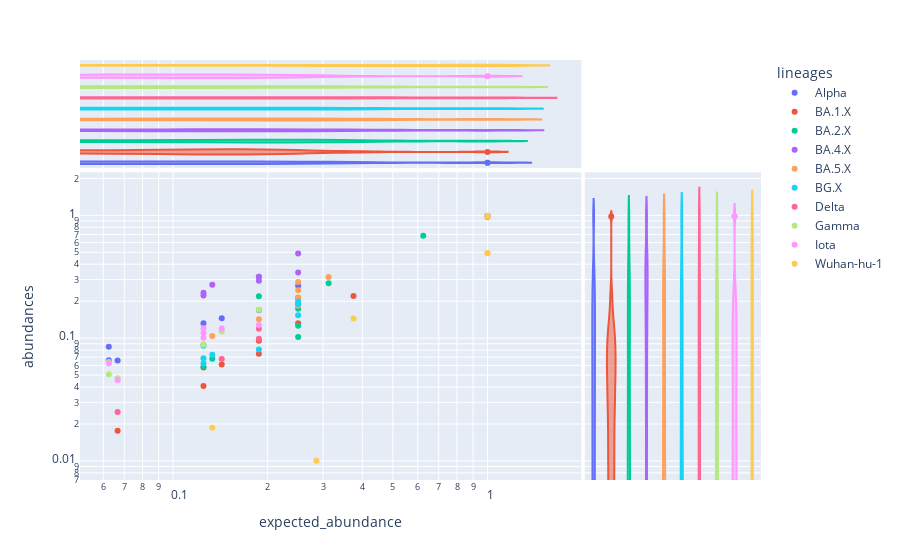

Here is the notebook cell this chart was saved with:
### Code cell
px.scatter(df, x="expected_abundance", 
           y="abundances", 
        #    y="percent_of_expected", 
           color="lineages", 
         #   color=None, 
           hover_name="Sample name",
           marginal_y='violin',
           marginal_x='violin',
           log_x=True,
           log_y=True,
           )

### Figure 1 — Plotly figure (JSON) as saved in the notebook; plotly's stock layout.template omitted (floating-point values rounded to 4 significant figures)
{"data": [{"hovertemplate": "<b>%{hovertext}</b><br><br>lineages=Alpha<br>expected_abundance=%{x}<br>abundances=%{y}<extra></extra>", "hovertext": ["0adgio1", "0adgio1-2", "0adgio1o2o3o4o5", "0agio1o2", "0aio1o2o3o4o5", "a", "a-2", "adgio1o2o3", "agio3o4o5"], "legendgroup": "Alpha", "marker": {"color": "#636efa", "symbol": "circle"}, "mode": "markers", "name": "Alpha", "orientation": "v", "showlegend": true, "type": "scatter", "x": [0.25, 0.1429, 0.06667, 0.0625, 0.125, 1, 1, 0.0625, 0.1875], "xaxis": "x", "y": [0.267, 0.1454, 0.06574, 0.06598, 0.1321, 0.9879, 0.989, 0.08493, 0.1695], "yaxis": "y"}, {"alignmentgroup": "True", "hovertemplate": "<b>%{hovertext}</b><br><br>lineages=Alpha<br>expected_abundance=%{x}<extra></extra>", "hovertext": ["0adgio1", "0adgio1-2", "0adgio1o2o3o4o5", "0agio1o2", "0aio1o2o3o4o5", "a", "a-2", "adgio1o2o3", "agio3o4o5"], "legendgroup": "Alpha", "marker": {"color": "#636efa", "symbol": "circle"}, "name": "Alpha", "offsetgroup": "Alpha", "scalegroup": "x", "showlegend": false, "type": "violin", "x": [0.25, 0.1429, 0.06667, 0.0625, 0.125, 1, 1, 0.0625, 0.1875], "xaxis": "x3", "yaxis": "y3"}, {"alignmentgroup": "True", "hovertemplate": "<b>%{hovertext}</b><br><br>lineages=Alpha<br>abundances=%{y}<extra></extra>", "hovertext": ["0adgio1", "0adgio1-2", "0adgio1o2o3o4o5", "0agio1o2", "0aio1o2o3o4o5", "a", "a-2", "adgio1o2o3", "agio3o4o5"], "legendgroup": "Alpha", "marker": {"color": "#636efa", "symbol": "circle"}, "name": "Alpha", "offsetgroup": "Alpha", "scalegroup": "y", "showlegend": false, "type": "violin", "xaxis": "x2", "y": [0.267, 0.1454, 0.06574, 0.06598, 0.1321, 0.9879, 0.989, 0.08493, 0.1695], "yaxis": "y2"}, {"hovertemplate": "<b>%{hovertext}</b><br><br>lineages=BA.1.X<br>expected_abundance=%{x}<br>abundances=%{y}<extra></extra>", "hovertext": ["0adgio1", "0adgio1-2", "0adgio1o2o3o4o5", "0agio1o2", "0aio1o2o3o4o5", "adgio1o2o3", "o1-2", "o1o2", "o1o2o3o4o5"], "legendgroup": "BA.1.X", "marker": {"color": "#EF553B", "symbol": "circle"}, "mode": "markers", "name": "BA.1.X", "orientation": "v", "showlegend": true, "type": "scatter", "x": [0.125, 0.1429, 0.06667, 0.1875, 0.125, 0.1875, 1, 0.375, 0.25], "xaxis": "x", "y": [0.05772, 0.06092, 0.01758, 0.07464, 0.04083, 0.09521, 0.9806, 0.2204, 0.132], "yaxis": "y"}, {"alignmentgroup": "True", "hovertemplate": "<b>%{hovertext}</b><br><br>lineages=BA.1.X<br>expected_abundance=%{x}<extra></extra>", "hovertext": ["0adgio1", "0adgio1-2", "0adgio1o2o3o4o5", "0agio1o2", "0aio1o2o3o4o5", "adgio1o2o3", "o1-2", "o1o2", "o1o2o3o4o5"], "legendgroup": "BA.1.X", "marker": {"color": "#EF553B", "symbol": "circle"}, "name": "BA.1.X", "offsetgroup": "BA.1.X", "scalegroup": "x", "showlegend": false, "type": "violin", "x": [0.125, 0.1429, 0.06667, 0.1875, 0.125, 0.1875, 1, 0.375, 0.25], "xaxis": "x3", "yaxis": "y3"}, {"alignmentgroup": "True", "hovertemplate": "<b>%{hovertext}</b><br><br>lineages=BA.1.X<br>abundances=%{y}<extra></extra>", "hovertext": ["0adgio1", "0adgio1-2", "0adgio1o2o3o4o5", "0agio1o2", "0aio1o2o3o4o5", "adgio1o2o3", "o1-2", "o1o2", "o1o2o3o4o5"], "legendgroup": "BA.1.X", "marker": {"color": "#EF553B", "symbol": "circle"}, "name": "BA.1.X", "offsetgroup": "BA.1.X", "scalegroup": "y", "showlegend": false, "type": "violin", "xaxis": "x2", "y": [0.05772, 0.06092, 0.01758, 0.07464, 0.04083, 0.09521, 0.9806, 0.2204, 0.132], "yaxis": "y2"}, {"hovertemplate": "<b>%{hovertext}</b><br><br>lineages=BA.2.X<br>expected_abundance=%{x}<br>abundances=%{y}<extra></extra>", "hovertext": ["0adgio1o2o3o4o5", "0agio1o2", "0aio1o2o3o4o5", "adgio1o2o3", "o1o2", "o1o2o3o4o5", "o2-2", "o2-3", "o2o3o4o5", "o2o3o4o5-2", "o2o3o4o5-3"], "legendgroup": "BA.2.X", "marker": {"color": "#00cc96", "symbol": "circle"}, "mode": "markers", "name": "BA.2.X", "orientation": "v", "showlegend": true, "type": "scatter", "x": [0.1333, 0.3125, 0.125, 0.1875, 0.625, 0.25, 1, 1, 0.25, 0.25, 0.25], "xaxis": "x", "y": [0.06781, 0.2799, 0.05813, 0.2195, 0.6837, 0.2135, 0.9746, 0.9743, 0.1262, 0.1733, 0.1021], "yaxis": "y"}, {"alignmentgroup": "True", "hovertemplate": "<b>%{hovertext}</b><br><br>lineages=BA.2.X<br>expected_abundance=%{x}<extra></extra>", "hovertext": ["0adgio1o2o3o4o5", "0agio1o2", "0aio1o2o3o4o5", "adgio1o2o3", "o1o2", "o1o2o3o4o5", "o2-2", "o2-3", "o2o3o4o5", "o2o3o4o5-2", "o2o3o4o5-3"], "legendgroup": "BA.2.X", "marker": {"color": "#00cc96", "symbol": "circle"}, "name": "BA.2.X", "offsetgroup": "BA.2.X", "scalegroup": "x", "showlegend": false, "type": "violin", "x": [0.1333, 0.3125, 0.125, 0.1875, 0.625, 0.25, 1, 1, 0.25, 0.25, 0.25], "xaxis": "x3", "yaxis": "y3"}, {"alignmentgroup": "True", "hovertemplate": "<b>%{hovertext}</b><br><br>lineages=BA.2.X<br>abundances=%{y}<extra></extra>", "hovertext": ["0adgio1o2o3o4o5", "0agio1o2", "0aio1o2o3o4o5", "adgio1o2o3", "o1o2", "o1o2o3o4o5", "o2-2", "o2-3", "o2o3o4o5", "o2o3o4o5-2", "o2o3o4o5-3"], "legendgroup": "BA.2.X", "marker": {"color": "#00cc96", "symbol": "circle"}, "name": "BA.2.X", "offsetgroup": "BA.2.X", "scalegroup": "y", "showlegend": false, "type": "violin", "xaxis": "x2", "y": [0.06781, 0.2799, 0.05813, 0.2195, 0.6837, 0.2135, 0.9746, 0.9743, 0.1262, 0.1733, 0.1021], "yaxis": "y2"}, {"hovertemplate": "<b>%{hovertext}</b><br><br>lineages=BA.4.X<br>expected_abundance=%{x}<br>abundances=%{y}<extra></extra>", "hovertext": ["0adgio1o2o3o4o5", "0aio1o2o3o4o5", "0o5o3o4", "agio3o4o5", "o1o2o3o4o5", "o2o3o4o5", "o2o3o4o5-2", "o2o3o4o5-3", "o4", "o4-2", "o4-3"], "legendgroup": "BA.4.X", "marker": {"color": "#ab63fa", "symbol": "circle"}, "mode": "markers", "name": "BA.4.X", "orientation": "v", "showlegend": true, "type": "scatter", "x": [0.1333, 0.125, 0.1875, 0.1875, 0.125, 0.1875, 0.25, 0.25, 1, 1, 1], "xaxis": "x", "y": [0.2725, 0.2223, 0.2936, 0.3164, 0.2346, 0.3165, 0.3426, 0.4889, 0.9858, 0.9859, 0.9861], "yaxis": "y"}, {"alignmentgroup": "True", "hovertemplate": "<b>%{hovertext}</b><br><br>lineages=BA.4.X<br>expected_abundance=%{x}<extra></extra>", "hovertext": ["0adgio1o2o3o4o5", "0aio1o2o3o4o5", "0o5o3o4", "agio3o4o5", "o1o2o3o4o5", "o2o3o4o5", "o2o3o4o5-2", "o2o3o4o5-3", "o4", "o4-2", "o4-3"], "legendgroup": "BA.4.X", "marker": {"color": "#ab63fa", "symbol": "circle"}, "name": "BA.4.X", "offsetgroup": "BA.4.X", "scalegroup": "x", "showlegend": false, "type": "violin", "x": [0.1333, 0.125, 0.1875, 0.1875, 0.125, 0.1875, 0.25, 0.25, 1, 1, 1], "xaxis": "x3", "yaxis": "y3"}, {"alignmentgroup": "True", "hovertemplate": "<b>%{hovertext}</b><br><br>lineages=BA.4.X<br>abundances=%{y}<extra></extra>", "hovertext": ["0adgio1o2o3o4o5", "0aio1o2o3o4o5", "0o5o3o4", "agio3o4o5", "o1o2o3o4o5", "o2o3o4o5", "o2o3o4o5-2", "o2o3o4o5-3", "o4", "o4-2", "o4-3"], "legendgroup": "BA.4.X", "marker": {"color": "#ab63fa", "symbol": "circle"}, "name": "BA.4.X", "offsetgroup": "BA.4.X", "scalegroup": "y", "showlegend": false, "type": "violin", "xaxis": "x2", "y": [0.2725, 0.2223, 0.2936, 0.3164, 0.2346, 0.3165, 0.3426, 0.4889, 0.9858, 0.9859, 0.9861], "yaxis": "y2"}, {"hovertemplate": "<b>%{hovertext}</b><br><br>lineages=BA.5.X<br>expected_abundance=%{x}<br>abundances=%{y}<extra></extra>", "hovertext": ["0adgio1o2o3o4o5", "0aio1o2o3o4o5", "0o5o3o4", "agio3o4o5", "o1o2o3o4o5", "o2o3o4o5", "o2o3o4o5-2", "o2o3o4o5-3", "o5", "o5-2", "o5-3"], "legendgroup": "BA.5.X", "marker": {"color": "#FFA15A", "symbol": "circle"}, "mode": "markers", "name": "BA.5.X", "orientation": "v", "showlegend": true, "type": "scatter", "x": [0.1333, 0.125, 0.25, 0.1875, 0.25, 0.3125, 0.25, 0.25, 1, 1, 1], "xaxis": "x", "y": [0.1043, 0.08862, 0.184, 0.1425, 0.2862, 0.3146, 0.2457, 0.2144, 0.9767, 0.9848, 0.9873], "yaxis": "y"}, {"alignmentgroup": "True", "hovertemplate": "<b>%{hovertext}</b><br><br>lineages=BA.5.X<br>expected_abundance=%{x}<extra></extra>", "hovertext": ["0adgio1o2o3o4o5", "0aio1o2o3o4o5", "0o5o3o4", "agio3o4o5", "o1o2o3o4o5", "o2o3o4o5", "o2o3o4o5-2", "o2o3o4o5-3", "o5", "o5-2", "o5-3"], "legendgroup": "BA.5.X", "marker": {"color": "#FFA15A", "symbol": "circle"}, "name": "BA.5.X", "offsetgroup": "BA.5.X", "scalegroup": "x", "showlegend": false, "type": "violin", "x": [0.1333, 0.125, 0.25, 0.1875, 0.25, 0.3125, 0.25, 0.25, 1, 1, 1], "xaxis": "x3", "yaxis": "y3"}, {"alignmentgroup": "True", "hovertemplate": "<b>%{hovertext}</b><br><br>lineages=BA.5.X<br>abundances=%{y}<extra></extra>", "hovertext": ["0adgio1o2o3o4o5", "0aio1o2o3o4o5", "0o5o3o4", "agio3o4o5", "o1o2o3o4o5", "o2o3o4o5", "o2o3o4o5-2", "o2o3o4o5-3", "o5", "o5-2", "o5-3"], "legendgroup": "BA.5.X", "marker": {"color": "#FFA15A", "symbol": "circle"}, "name": "BA.5.X", "offsetgroup": "BA.5.X", "scalegroup": "y", "showlegend": false, "type": "violin", "xaxis": "x2", "y": [0.1043, 0.08862, 0.184, 0.1425, 0.2862, 0.3146, 0.2457, 0.2144, 0.9767, 0.9848, 0.9873], "yaxis": "y2"}, {"hovertemplate": "<b>%{hovertext}</b><br><br>lineages=BG.X<br>expected_abundance=%{x}<br>abundances=%{y}<extra></extra>", "hovertext": ["0adgio1o2o3o4o5", "0aio1o2o3o4o5", "0o5o3o4", "adgio1o2o3", "agio3o4o5", "o1o2o3o4o5", "o2o3o4o5", "o2o3o4o5-2", "o2o3o4o5-3", "o3", "o3-2", "o3-3", "o3-4"], "legendgroup": "BG.X", "marker": {"color": "#19d3f3", "symbol": "circle"}, "mode": "markers", "name": "BG.X", "orientation": "v", "showlegend": true, "type": "scatter", "x": [0.1333, 0.125, 0.1875, 0.25, 0.125, 0.125, 0.25, 0.25, 0.25, 1, 1, 1, 1], "xaxis": "x", "y": [0.07328, 0.08688, 0.08075, 0.1896, 0.06849, 0.06217, 0.199, 0.1929, 0.154, 0.9889, 0.9886, 0.9885, 0.9884], "yaxis": "y"}, {"alignmentgroup": "True", "hovertemplate": "<b>%{hovertext}</b><br><br>lineages=BG.X<br>expected_abundance=%{x}<extra></extra>", "hovertext": ["0adgio1o2o3o4o5", "0aio1o2o3o4o5", "0o5o3o4", "adgio1o2o3", "agio3o4o5", "o1o2o3o4o5", "o2o3o4o5", "o2o3o4o5-2", "o2o3o4o5-3", "o3", "o3-2", "o3-3", "o3-4"], "legendgroup": "BG.X", "marker": {"color": "#19d3f3", "symbol": "circle"}, "name": "BG.X", "offsetgroup": "BG.X", "scalegroup": "x", "showlegend": false, "type": "violin", "x": [0.1333, 0.125, 0.1875, 0.25, 0.125, 0.125, 0.25, 0.25, 0.25, 1, 1, 1, 1], "xaxis": "x3", "yaxis": "y3"}, {"alignmentgroup": "True", "hovertemplate": "<b>%{hovertext}</b><br><br>lineages=BG.X<br>abundances=%{y}<extra></extra>", "hovertext": ["0adgio1o2o3o4o5", "0aio1o2o3o4o5", "0o5o3o4", "adgio1o2o3", "agio3o4o5", "o1o2o3o4o5", "o2o3o4o5", "o2o3o4o5-2", "o2o3o4o5-3", "o3", "o3-2", "o3-3", "o3-4"], "legendgroup": "BG.X", "marker": {"color": "#19d3f3", "symbol": "circle"}, "name": "BG.X", "offsetgroup": "BG.X", "scalegroup": "y", "showlegend": false, "type": "violin", "xaxis": "x2", "y": [0.07328, 0.08688, 0.08075, 0.1896, 0.06849, 0.06217, 0.199, 0.1929, 0.154, 0.9889, 0.9886, 0.9885, 0.9884], "yaxis": "y2"}, {"hovertemplate": "<b>%{hovertext}</b><br><br>lineages=Delta<br>expected_abundance=%{x}<br>abundances=%{y}<extra></extra>", "hovertext": ["0adgio1", "0adgio1-2", "0adgio1o2o3o4o5", "adgio1o2o3", "d", "d-2"], "legendgroup": "Delta", "marker": {"color": "#FF6692", "symbol": "circle"}, "mode": "markers", "name": "Delta", "orientation": "v", "showlegend": true, "type": "scatter", "x": [0.1875, 0.1429, 0.06667, 0.1875, 1, 1], "xaxis": "x", "y": [0.09877, 0.06755, 0.02499, 0.1193, 0.9848, 0.9847], "yaxis": "y"}, {"alignmentgroup": "True", "hovertemplate": "<b>%{hovertext}</b><br><br>lineages=Delta<br>expected_abundance=%{x}<extra></extra>", "hovertext": ["0adgio1", "0adgio1-2", "0adgio1o2o3o4o5", "adgio1o2o3", "d", "d-2"], "legendgroup": "Delta", "marker": {"color": "#FF6692", "symbol": "circle"}, "name": "Delta", "offsetgroup": "Delta", "scalegroup": "x", "showlegend": false, "type": "violin", "x": [0.1875, 0.1429, 0.06667, 0.1875, 1, 1], "xaxis": "x3", "yaxis": "y3"}, {"alignmentgroup": "True", "hovertemplate": "<b>%{hovertext}</b><br><br>lineages=Delta<br>abundances=%{y}<extra></extra>", "hovertext": ["0adgio1", "0adgio1-2", "0adgio1o2o3o4o5", "adgio1o2o3", "d", "d-2"], "legendgroup": "Delta", "marker": {"color": "#FF6692", "symbol": "circle"}, "name": "Delta", "offsetgroup": "Delta", "scalegroup": "y", "showlegend": false, "type": "violin", "xaxis": "x2", "y": [0.09877, 0.06755, 0.02499, 0.1193, 0.9848, 0.9847], "yaxis": "y2"}, {"hovertemplate": "<b>%{hovertext}</b><br><br>lineages=Gamma<br>expected_abundance=%{x}<br>abundances=%{y}<extra></extra>", "hovertext": ["0adgio1", "0adgio1-2", "0adgio1o2o3o4o5", "0agio1o2", "adgio1o2o3", "agio3o4o5", "g", "g-2"], "legendgroup": "Gamma", "marker": {"color": "#B6E880", "symbol": "circle"}, "mode": "markers", "name": "Gamma", "orientation": "v", "showlegend": true, "type": "scatter", "x": [0.0625, 0.1429, 0.06667, 0.1875, 0.0625, 0.125, 1, 1], "xaxis": "x", "y": [0.05086, 0.1132, 0.04717, 0.1704, 0.06396, 0.08856, 0.9922, 0.9912], "yaxis": "y"}, {"alignmentgroup": "True", "hovertemplate": "<b>%{hovertext}</b><br><br>lineages=Gamma<br>expected_abundance=%{x}<extra></extra>", "hovertext": ["0adgio1", "0adgio1-2", "0adgio1o2o3o4o5", "0agio1o2", "adgio1o2o3", "agio3o4o5", "g", "g-2"], "legendgroup": "Gamma", "marker": {"color": "#B6E880", "symbol": "circle"}, "name": "Gamma", "offsetgroup": "Gamma", "scalegroup": "x", "showlegend": false, "type": "violin", "x": [0.0625, 0.1429, 0.06667, 0.1875, 0.0625, 0.125, 1, 1], "xaxis": "x3", "yaxis": "y3"}, {"alignmentgroup": "True", "hovertemplate": "<b>%{hovertext}</b><br><br>lineages=Gamma<br>abundances=%{y}<extra></extra>", "hovertext": ["0adgio1", "0adgio1-2", "0adgio1o2o3o4o5", "0agio1o2", "adgio1o2o3", "agio3o4o5", "g", "g-2"], "legendgroup": "Gamma", "marker": {"color": "#B6E880", "symbol": "circle"}, "name": "Gamma", "offsetgroup": "Gamma", "scalegroup": "y", "showlegend": false, "type": "violin", "xaxis": "x2", "y": [0.05086, 0.1132, 0.04717, 0.1704, 0.06396, 0.08856, 0.9922, 0.9912], "yaxis": "y2"}, {"hovertemplate": "<b>%{hovertext}</b><br><br>lineages=Iota<br>expected_abundance=%{x}<br>abundances=%{y}<extra></extra>", "hovertext": ["0adgio1", "0adgio1-2", "0adgio1o2o3o4o5", "0agio1o2", "0aio1o2o3o4o5", "adgio1o2o3", "agio3o4o5", "i", "i-2"], "legendgroup": "Iota", "marker": {"color": "#FF97FF", "symbol": "circle"}, "mode": "markers", "name": "Iota", "orientation": "v", "showlegend": true, "type": "scatter", "x": [0.125, 0.1429, 0.06667, 0.125, 0.125, 0.0625, 0.1875, 1, 1], "xaxis": "x", "y": [0.1107, 0.1197, 0.04554, 0.1206, 0.1006, 0.0626, 0.128, 0.9856, 0.9843], "yaxis": "y"}, {"alignmentgroup": "True", "hovertemplate": "<b>%{hovertext}</b><br><br>lineages=Iota<br>expected_abundance=%{x}<extra></extra>", "hovertext": ["0adgio1", "0adgio1-2", "0adgio1o2o3o4o5", "0agio1o2", "0aio1o2o3o4o5", "adgio1o2o3", "agio3o4o5", "i", "i-2"], "legendgroup": "Iota", "marker": {"color": "#FF97FF", "symbol": "circle"}, "name": "Iota", "offsetgroup": "Iota", "scalegroup": "x", "showlegend": false, "type": "violin", "x": [0.125, 0.1429, 0.06667, 0.125, 0.125, 0.0625, 0.1875, 1, 1], "xaxis": "x3", "yaxis": "y3"}, {"alignmentgroup": "True", "hovertemplate": "<b>%{hovertext}</b><br><br>lineages=Iota<br>abundances=%{y}<extra></extra>", "hovertext": ["0adgio1", "0adgio1-2", "0adgio1o2o3o4o5", "0agio1o2", "0aio1o2o3o4o5", "adgio1o2o3", "agio3o4o5", "i", "i-2"], "legendgroup": "Iota", "marker": {"color": "#FF97FF", "symbol": "circle"}, "name": "Iota", "offsetgroup": "Iota", "scalegroup": "y", "showlegend": false, "type": "violin", "xaxis": "x2", "y": [0.1107, 0.1197, 0.04554, 0.1206, 0.1006, 0.0626, 0.128, 0.9856, 0.9843], "yaxis": "y2"}, {"hovertemplate": "<b>%{hovertext}</b><br><br>lineages=Wuhan-hu-1<br>expected_abundance=%{x}<br>abundances=%{y}<extra></extra>", "hovertext": ["0", "0-2", "0-3", "0-4", "0adgio1-2", "0adgio1o2o3o4o5", "0o5o3o4"], "legendgroup": "Wuhan-hu-1", "marker": {"color": "#FECB52", "symbol": "circle"}, "mode": "markers", "name": "Wuhan-hu-1", "orientation": "v", "showlegend": true, "type": "scatter", "x": [1, 1, 1, 1, 0.2857, 0.1333, 0.375], "xaxis": "x", "y": [0.4921, 0.9827, 0.4928, 0.9869, 0.01002, 0.01863, 0.1447], "yaxis": "y"}, {"alignmentgroup": "True", "hovertemplate": "<b>%{hovertext}</b><br><br>lineages=Wuhan-hu-1<br>expected_abundance=%{x}<extra></extra>", "hovertext": ["0", "0-2", "0-3", "0-4", "0adgio1-2", "0adgio1o2o3o4o5", "0o5o3o4"], "legendgroup": "Wuhan-hu-1", "marker": {"color": "#FECB52", "symbol": "circle"}, "name": "Wuhan-hu-1", "offsetgroup": "Wuhan-hu-1", "scalegroup": "x", "showlegend": false, "type": "violin", "x": [1, 1, 1, 1, 0.2857, 0.1333, 0.375], "xaxis": "x3", "yaxis": "y3"}, {"alignmentgroup": "True", "hovertemplate": "<b>%{hovertext}</b><br><br>lineages=Wuhan-hu-1<br>abundances=%{y}<extra></extra>", "hovertext": ["0", "0-2", "0-3", "0-4", "0adgio1-2", "0adgio1o2o3o4o5", "0o5o3o4"], "legendgroup": "Wuhan-hu-1", "marker": {"color": "#FECB52", "symbol": "circle"}, "name": "Wuhan-hu-1", "offsetgroup": "Wuhan-hu-1", "scalegroup": "y", "showlegend": false, "type": "violin", "xaxis": "x2", "y": [0.4921, 0.9827, 0.4928, 0.9869, 0.01002, 0.01863, 0.1447], "yaxis": "y2"}], "layout": {"legend": {"title": {"text": "lineages"}, "tracegroupgap": 0}, "margin": {"t": 60}, "xaxis": {"anchor": "y", "domain": [0, 0.7363], "title": {"text": "expected_abundance"}, "type": "log"}, "xaxis2": {"anchor": "y2", "domain": [0.7413, 1], "matches": "x2", "showgrid": false, "showline": false, "showticklabels": false, "ticks": ""}, "xaxis3": {"anchor": "y3", "domain": [0, 0.7363], "matches": "x", "showgrid": true, "showticklabels": false, "type": "log"}, "xaxis4": {"anchor": "y4", "domain": [0.7413, 1], "matches": "x2", "showgrid": false, "showline": false, "showticklabels": false, "ticks": ""}, "yaxis": {"anchor": "x", "domain": [0, 0.7326], "title": {"text": "abundances"}, "type": "log"}, "yaxis2": {"anchor": "x2", "domain": [0, 0.7326], "matches": "y", "showgrid": true, "showticklabels": false, "type": "log"}, "yaxis3": {"anchor": "x3", "domain": [0.7426, 1], "matches": "y3", "showgrid": false, "showline": false, "showticklabels": false, "ticks": ""}, "yaxis4": {"anchor": "x4", "domain": [0.7426, 1], "matches": "y3", "showgrid": true, "showline": false, "showticklabels": false, "ticks": ""}}}
